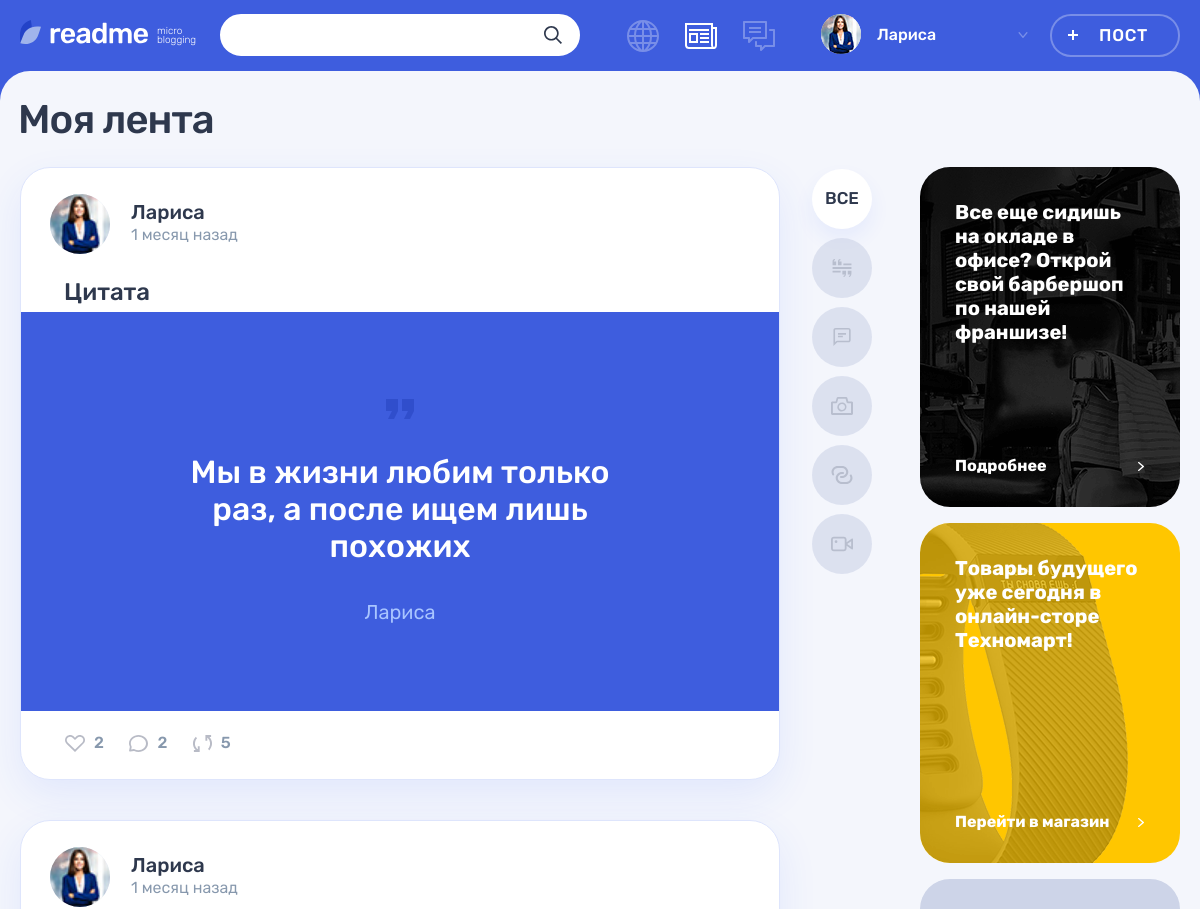
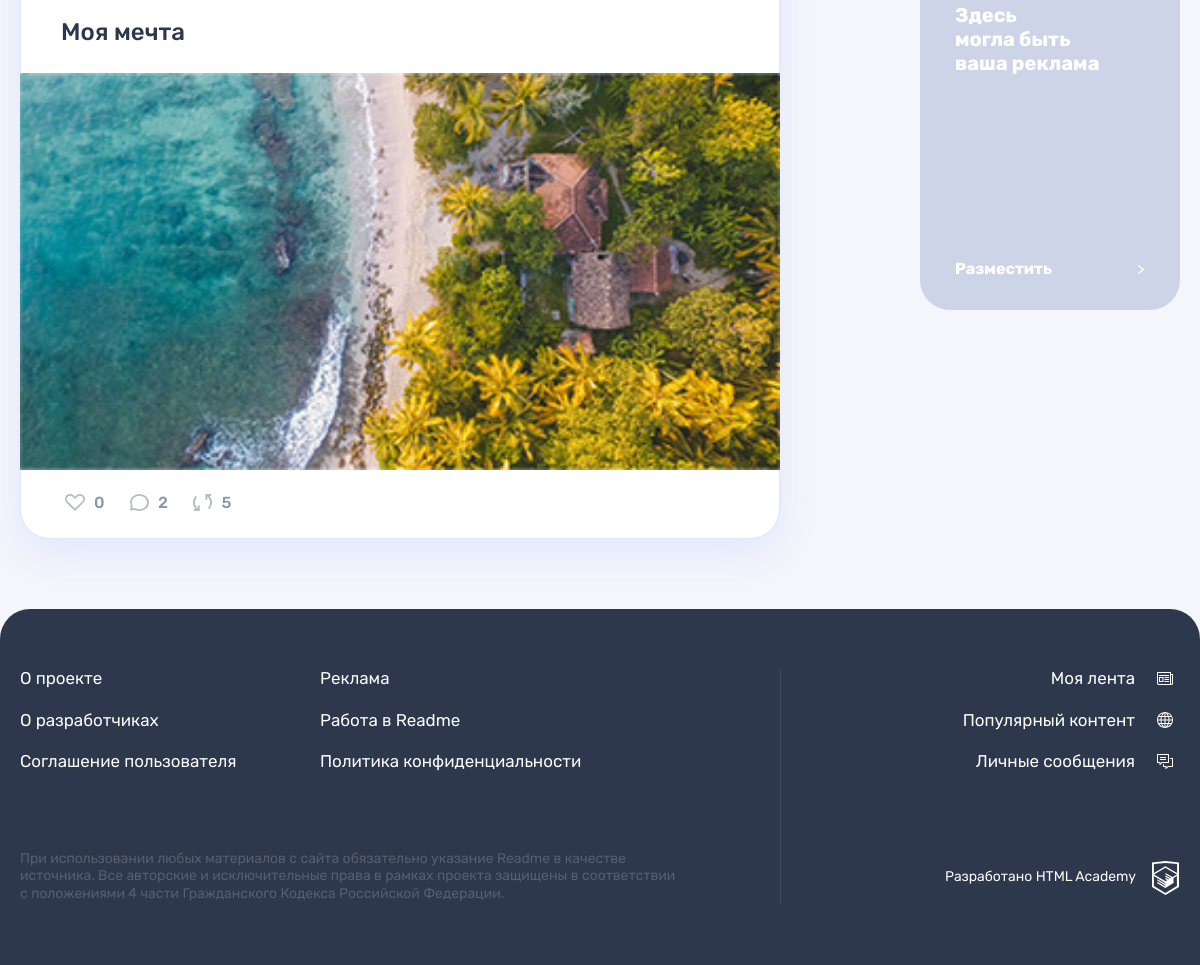
The app's page /feed.php (signed in) with its own data (2 pictures, top to bottom).
### tables this page shows
CREATE TABLE users (
   id INT AUTO_INCREMENT PRIMARY KEY,
   email VARCHAR (128) NOT NULL UNIQUE,
   login VARCHAR (32) NOT NULL UNIQUE,
   password CHAR (64) NOT NULL,
   avatar VARCHAR (255) NULL,
   dt_add TIMESTAMP DEFAULT CURRENT_TIMESTAMP
);

CREATE TABLE posts (
   id INT AUTO_INCREMENT PRIMARY KEY,
   author_id INT NOT NULL,
   title VARCHAR (128) NOT NULL,
   text TEXT NULL,
   image VARCHAR (255) NULL,
   video VARCHAR (255) NULL,
   link VARCHAR (255) NULL,
   views INT NULL,
   quote_author VARCHAR (128) NULL,
   type_id INT NOT NULL,
   dt_add TIMESTAMP DEFAULT CURRENT_TIMESTAMP,
   CONSTRAINT post_author_ref FOREIGN KEY (author_id) REFERENCES users (id) ON DELETE CASCADE,
   CONSTRAINT post_type_ref FOREIGN KEY (type_id) REFERENCES post_types (id) ON DELETE CASCADE
);

CREATE TABLE post_types (
   id INT AUTO_INCREMENT PRIMARY KEY,
   type VARCHAR (64) NOT NULL UNIQUE,
   name VARCHAR (64) NOT NULL UNIQUE
);

### helpers.php (called while the page is built, shortened)
<?php
function get_noun_plural_form(int $number, string $one, string $two, string $many): string
{
    $number = (int)$number;
    $mod10 = $number % 10;
    $mod100 = $number % 100;
    switch (true) {
        case ($mod10 === 1):
            return $one;
    }
}
function include_template($name, array $data = [])
{
    $name = 'templates/' . $name;
    extract($data);
    require $name;
    $result = ob_get_clean();
    return $result;
}
function relative_time(int $time): string {
  $minute = 60;
  $hour = $minute * 60;
  $day = $hour * 24;
  $week = $day * 7;
  $five_week = $week * 5;
  if ($time >= $five_week) {
    $relative_time = $time / $five_week;
    $string_one = 'месяц';
    $string_two = 'месяца';
    $string_many = 'месяцев';
  } elseif ($time >= $week && $time < $five_week) {
    $relative_time = $time / $week;
    $string_one = 'неделю';
    $string_two = 'недели';
    $string_many = 'недель';
  } elseif ($time >= $day && $time < $week) {
    $relative_time = $time / $day;
    $string_one = 'день';
    $string_two = 'дня';
    $string_many = 'дней';
  } elseif ($time >= $hour && $time < $day) {
    $relative_time = $time / $hour;
    $string_one = 'час';
    $string_two = 'часа';
    $string_many = 'часов';
  } else {
    $relative_time = $time / $minute;
    $string_one = 'минуту';
    $string_two = 'минуты';
    $string_many = 'минут';
  }
  $relative_time = floor($relative_time);
  return sprintf('%s %s', $relative_time, get_noun_plural_form($relative_time, $string_one, $string_two, $string_many));
};
function add_class (bool $condition, string $class): string
{
  return $condition ? " $class" : '';
}

### db_helpers.php (called while the page is built, shortened)
<?php
function db_get_prepare_stmt(mysqli $link, string $sql, array $data = []): ?mysqli_stmt
{
  $stmt = mysqli_prepare($link, $sql);
  return $stmt;
}
function db_get_fetch_all(mysqli $link, mysqli_stmt $stmt, int $mode = MYSQLI_ASSOC): ?array
{
  mysqli_stmt_execute($stmt);
  $result = mysqli_stmt_get_result($stmt);
  return mysqli_fetch_all($result, $mode);
}
function db_get_post_types(mysqli $link): ?array
{
  $sql = "SELECT * FROM post_types";
  $stmt = db_get_prepare_stmt($link, $sql);
  return db_get_fetch_all($link, $stmt);
}
function db_get_posts(mysqli $link, int|string $tab, bool $is_all_tab, string $sort = null, int $user_id = null): ?array
{
  $sql_filter = !$is_all_tab ? "WHERE pt.id = ?" : '';
  if ($user_id !== null) {
    if ($sql_filter !== '') {
      $sql_filter = $sql_filter . " AND u.id = $user_id";
    } else {
      $sql_filter = "WHERE u.id = $user_id";
    }
  }
  $sort = is_null($sort) ? '' : "ORDER BY $sort DESC";
  $sort = mysqli_real_escape_string($link, $sort);
  $sql =
    "
    SELECT
      p.id,
      p.dt_add,
      p.title,
      p.text,
      p.quote_author,
      p.link,
      p.image,
      pt.type,
      u.login AS author,
      u.avatar,
      COUNT(l.post_id) as likes_count,
      COUNT(c.post_id) as comments_count
    FROM posts p
    JOIN users u ON p.author_id = u.id
    JOIN post_types pt ON pt.id = p.type_id
    LEFT JOIN likes l ON l.post_id = p.id
    LEFT JOIN comments c ON c.post_id = p.id
    $sql_filter
    GROUP BY p.id
    $sort
  ";
  $stmt = db_get_prepare_stmt($link, $sql, !$is_all_tab ? [$tab] : []);
  return db_get_fetch_all($link, $stmt);
}

### templates/my-posts.php (the view, shortened to what this page needs)
<?php
$user = $user ?? [];
$posts = $posts ?? [];
$post_types = $post_types ?? [];
$is_all_tab = $is_all_tab ?? null;
$tab = $tab ?? '';
?>
<main class="page__main page__main--feed">
  <div class="container">
    <h1 class="page__title page__title--feed">Моя лента</h1>
  </div>
  <div class="page__main-wrapper container">
    <?php if(count($posts) === 0): ?>
      Вы не опубликовали ни одного поста
    <?php else: ?>
      <section class="feed">
        <div class="feed__main-wrapper">
          <div class="feed__wrapper">
            <?php print(include_template('components/posts.php', [
              'posts' => $posts,
              'class_name' => 'feed__post'
            ])) ?>
          </div>
        </div>
        <?php if(count($post_types) > 0): ?>
          <ul class="feed__filters filters">
            <li class="feed__filters-item filters__item">
              <a
                class="filters__button<?= add_class($is_all_tab, 'filters__button--active') ?>"
                href="<?= "?tab=all" ?>"
              >
                <span>Все</span>
              </a>
            </li>
            <?php foreach($post_types as $post_type): ?>
              <li class="feed__filters-item filters__item">
                <a
                  class="filters__button filters__button--<?= $post_type['type'] ?? '' ?> button<?= add_class($tab == $post_type['id'], 'filters__button--active') ?>"
                  href="?tab=<?= $post_type['id'] ?? '' ?>"
                >
                  <svg class="filters__icon" width="22" height="18">
                    <use xlink:href="#icon-filter-<?= $post_type['type'] ?? '' ?>"></use>
                  </svg>
                </a>
              </li>
            <?php endforeach; ?>
          </ul>
        <?php endif; ?>
      </section>
    <?php endif ?>
    <aside class="promo">
      <article class="promo__block promo__block--barbershop">
        <p class="promo__text">
          Все еще сидишь на окладе в офисе? Открой свой барбершоп по нашей франшизе!
        </p>
        <a class="promo__link" href="#">
          Подробнее
        </a>
      </article>
      <article class="promo__block promo__block--technomart">
        <p class="promo__text">
          Товары будущего уже сегодня в онлайн-сторе Техномарт!
        </p>
        <a class="promo__link" href="#">
          Перейти в магазин
        </a>
      </article>
      <article class="promo__block">
        <p class="promo__text">
          Здесь<br> могла быть<br> ваша реклама
        </p>
        <a class="promo__link" href="#">
          Разместить
        </a>
      </article>
    </aside>
  </div>
</main>

### templates/components/posts.php (shortened to what this page needs)
<?php
$posts = $posts ?? [];
$current_time = time();
$class_name = $class_name ?? '';
?>
<?php foreach($posts as $post): ?>
  <?php
  $title = htmlspecialchars($post['title']) ?? '';
  $type = $post['type'] ?? '';
  $text = htmlspecialchars($post['text']) ?? '';
  $quote_author = htmlspecialchars($post['quote_author']) ?? '';
  $image = htmlspecialchars($post['image']) ?? '';
  $avatar = htmlspecialchars($post['avatar']) ?? '';
  $author = htmlspecialchars($post['author']) ?? '';
  $id = $post['id'] ?? '';
  $dt_add = $post['dt_add'] ?? '';
  $likes_count = $post['likes_count'] ?? 0;
  $comments_count = $post['comments_count'] ?? 0;
  ?>
  <article class="<?= $class_name ?> post post-<?= $type ?>">
    <header class="post__header post__author">
      <a class="post__author-link" href="#" title="Автор">
        <div class="post__avatar-wrapper">
          <img
            class="post__author-avatar"
            src="img/<?= $avatar ?>"
            alt="Аватар пользователя"
            width="60"
            height="60"
          >
        </div>
        <div class="post__info">
          <b class="post__author-name"><?= $author ?></b>
          <span class="post__time">
            <?= relative_time($current_time - strtotime($dt_add)); ?> назад
          </span>
        </div>
      </a>
    </header>
    <div class="post__main">
      <h2>
        <a href="/post.php?id=<?= $id ?>">
          <?= $title ?>
        </a>
      </h2>
      <?php if($type === 'photo'): ?>
        <div class="post-photo__image-wrapper">
          <img src="img/<?= $image ?>" alt="Фото от пользователя" width="760" height="396">
        </div>
      <?php elseif($type === 'quote'): ?>
        <blockquote>
          <p><?= $text ?></p>
          <cite><?= $quote_author ?></cite>
        </blockquote>
      <?php endif ?>
    </div>
    <footer class="post__footer post__indicators">
      <div class="post__buttons">
        <a class="post__indicator post__indicator--likes button" href="#" title="Лайк">
          <svg class="post__indicator-icon" width="20" height="17">
            <use xlink:href="#icon-heart"></use>
          </svg>
          <span><?= $likes_count ?></span>
        </a>
        <a class="post__indicator post__indicator--comments button" href="#" title="Комментарии">
          <svg class="post__indicator-icon" width="19" height="17">
            <use xlink:href="#icon-comment"></use>
          </svg>
          <span><?= $comments_count ?></span>
        </a>
        <a class="post__indicator post__indicator--repost button" href="#" title="Репост">
          <svg class="post__indicator-icon" width="19" height="17">
            <use xlink:href="#icon-repost"></use>
          </svg>
          <span>5</span>
        </a>
      </div>
    </footer>
  </article>
<?php endforeach ?>

### templates/layout.php (shortened to what this page needs)
<?php
$user = $user ?? [];
$is_auth = count($user) > 0;
$page = $page ?? '';
$isFeedPage = $page === 'feed';
$isPopularPage = $page === 'popular';
?>
<!DOCTYPE html>
<html lang="ru">
<head>
  <link rel="stylesheet" href="css/main.css">
</head>
<body class="page">
<header class="header">
  <div class="header__wrapper container">
    <div class="header__logo-wrapper">
      <a
        class="header__logo-link"
        href="<?= $isPopularPage ? '#' : '/popular.php' ?>"
      >
        <img class="header__logo" src="img/logo.svg" alt="Логотип readme" width="128" height="24">
      </a>
      <p class="header__topic">
        micro blogging
      </p>
    </div>
    <?php if ($is_auth): ?>
      <form class="header__search-form form" action="/search.php" method="get">
        <div class="header__search">
          <input
            class="header__search-input form__input"
            type="search" name="search"
            value="<?= $_GET['search'] ?? '' ?>"
          >
          <button class="header__search-button button" type="submit">
            <svg class="header__search-icon" width="18" height="18">
              <use xlink:href="#icon-search"></use>
            </svg>
          </button>
        </div>
      </form>
    <?php endif; ?>
    <div class="header__nav-wrapper">
        <nav class="header__nav">
          <?php if ($is_auth): ?>
            <ul class="header__my-nav">
              <li class="header__my-page header__my-page--popular">
                <a
                  class="header__page-link<?= add_class($isPopularPage, ' header__page-link--active') ?>"
                  href="<?= $isPopularPage ? '#' : 'popular.php' ?>"
                  title="Популярный контент"
                >
                </a>
              </li>
              <li class="header__my-page header__my-page--feed">
                <a
                  class="header__page-link<?= add_class($isFeedPage, ' header__page-link--active') ?>"
                  href="<?= $isFeedPage ? '#' : '/feed.php' ?>"
                  title="Моя лента"
                >
                </a>
              </li>
              <li class="header__my-page header__my-page--messages">
                <a class="header__page-link" href="messages.html" title="Личные сообщения">
                </a>
              </li>
            </ul>
            <ul class="header__user-nav">
              <li class="header__profile">
                <a class="header__profile-link" href="#">
                  <div class="header__avatar-wrapper">
                    <img
                      class="header__profile-avatar"
                      src="img/<?= $user['avatar'] ?? '' ?>"
                      alt="Аватар профиля"
                    >
                  </div>
                  <div class="header__profile-name">
                    <span>
                      <?= $user['login'] ?? '' ?>
                    </span>
                    <svg class="header__link-arrow" width="10" height="6">
                      <use xlink:href="#icon-arrow-right-ad"></use>
                    </svg>
                  </div>
                </a>
              </li>
              <li>
                <a class="header__post-button button button--transparent" href="/add.php">Пост</a>
              </li>
            </ul>
          <?php endif; ?>
        </nav>
    </div>
  </div>
</header>
<?= $content ?? '' ?>
<footer class="footer">
  <div class="footer__wrapper">
    <div class="footer__container container">
      <div class="footer__site-info">
        <div class="footer__site-nav">
          <ul class="footer__info-pages">
            <li class="footer__info-page">
              <a class="footer__page-link" href="#">О проекте</a>
            </li>
            <li class="footer__info-page">
              <a class="footer__page-link" href="#">Реклама</a>
            </li>
            <li class="footer__info-page">
              <a class="footer__page-link" href="#">О разработчиках</a>
            </li>
            <li class="footer__info-page">
              <a class="footer__page-link" href="#">Работа в Readme</a>
            </li>
            <li class="footer__info-page">
              <a class="footer__page-link" href="#">Соглашение пользователя</a>
            </li>
            <li class="footer__info-page">
              <a class="footer__page-link" href="#">Политика конфиденциальности</a>
            </li>
          </ul>
        </div>
        <p class="footer__license">
          При использовании любых материалов с сайта обязательно указание Readme в качестве источника. Все
          авторские и исключительные права в рамках проекта защищены в соответствии с положениями 4 части
          Гражданского Кодекса Российской Федерации.
        </p>
      </div>
      <div class="footer__my-info">
        <ul class="footer__my-pages">
          <li class="footer__my-page footer__my-page--feed">
            <a class="footer__page-link" href="feed.html">Моя лента</a>
          </li>
          <li class="footer__my-page footer__my-page--popular">
            <a class="footer__page-link" href="popular.html">Популярный контент</a>
          </li>
          <li class="footer__my-page footer__my-page--messages">
            <a class="footer__page-link" href="messages.html">Личные сообщения</a>
          </li>
        </ul>
        <div class="footer__copyright">
          <a class="footer__copyright-link" href="#">
            <span>Разработано HTML Academy</span>
            <svg class="footer__copyright-logo" width="27" height="34">
              <use xlink:href="#icon-htmlacademy"></use>
            </svg>
          </a>
        </div>
      </div>
    </div>
  </div>
</footer>
</body>
</html>

### feed.php (shortened to what this page needs)
<?php
require_once('helpers.php');
require_once('db_helpers.php');
require_once('init.php');
$con = $con ?? null;
$post_types = db_get_post_types($con);
$all_tab = 'all';
$tab = $_GET['tab'] ?? $all_tab;
$is_all_tab = $tab === $all_tab;
$posts = db_get_posts($con, $tab, $is_all_tab, null, $_SESSION['user']['id']);
$page_content = include_template('my-posts.php', [
  'user' => $_SESSION['user'],
  'posts' => $posts,
  'post_types' => $post_types,
  'is_all_tab' => $is_all_tab,
  'tab' => $tab,
]);
$layout_content = include_template('layout.php', [
  'title' => 'readme: моя лента',
  'content' => $page_content,
  'user' => $_SESSION['user'],
  'page' => 'feed',
]);
print($layout_content);

### records on screen
users: avatar (picture)
posts: author.avatar (picture), author.login "Лариса", relative_time($current_time-strtotime($dt_add)) "1 месяц", title "Цитата", text "Мы в жизни любим только раз, а после ищем лишь похожих", quote_author "Лариса", likes_count "2", comments_count "2"
posts: author.avatar (picture), author.login "Лариса", relative_time($current_time-strtotime($dt_add)) "1 месяц", title "Моя мечта", image (picture), likes_count "0", comments_count "2"

### other values on screen
$user['login'] "Лариса"
